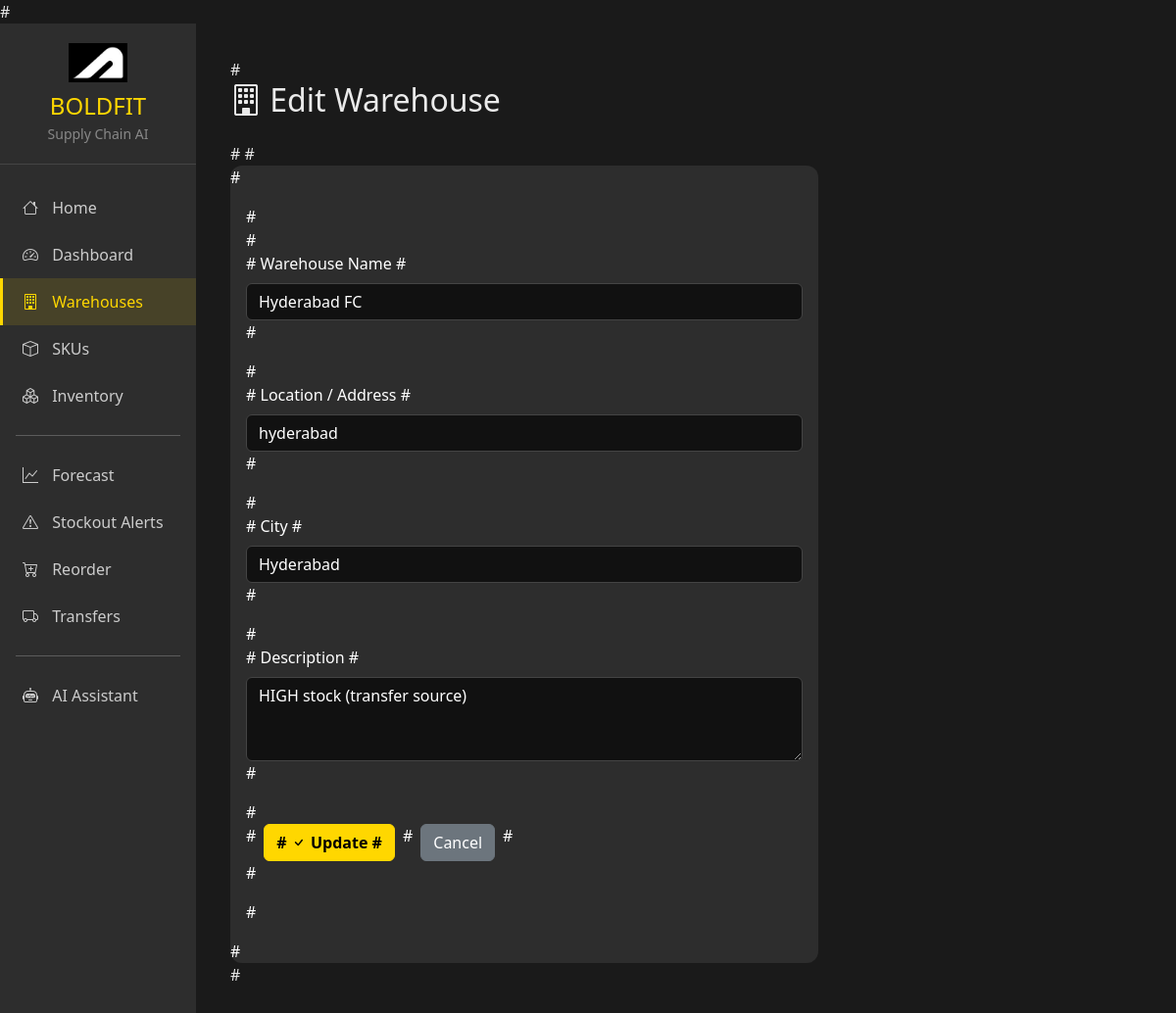
Page /warehouses/edit/1 on the committed database.
### app/models/warehouse.py (models this page shows, shortened)
class Warehouse(db.Model):
    __tablename__ = "warehouse"
    id = db.Column(db.Integer, primary_key=True)
    name = db.Column(db.String(100), nullable=False)
    location = db.Column(db.String(100), nullable=False)
    city = db.Column(db.String(50), nullable=False)
    description = db.Column(db.Text)
    is_active = db.Column(db.Boolean, default=True)
    inventory = db.relationship("Inventory", backref="warehouse", lazy=True)
    order_history = db.relationship("OrderHistory", backref="warehouse", lazy=True)
    transfers_from = db.relationship(
        "Transfer",
        foreign_keys="Transfer.from_warehouse_id",
        backref="from_warehouse",
        lazy=True,
    )
    transfers_to = db.relationship(
        "Transfer",
        foreign_keys="Transfer.to_warehouse_id",
        backref="to_warehouse",
        lazy=True,
    )

### app/routes/warehouse_routes.py (the view, shortened to what this page needs)
@warehouse_bp.route("/edit/<int:id>", methods=["GET", "POST"])
def edit_warehouse(id):
    warehouse = Warehouse.query.get_or_404(id)
    return render_template("edit_warehouse.html", warehouse=warehouse)

### app/templates/edit_warehouse.html (shortened to what this page needs)
# {% extends "base.html" %} # #  # # {% block content %} #
<h2 class="mb-4"><i class="bi bi-building"></i> Edit Warehouse</h2>
# #
<div class="card" style="max-width: 600px">
  #
  <div class="card-body">
    #
    <form method="POST">
      #
      <div class="mb-3">
        # <label class="form-label">Warehouse Name</label> #
        <input
          type="text"
          class="form-control"
          name="name"
          #
          value="{{ warehouse.name }}"
          required
        />
        #
      </div>
      #
      <div class="mb-3">
        # <label class="form-label">Location / Address</label> #
        <input
          type="text"
          class="form-control"
          name="location"
          #
          value="{{ warehouse.location }}"
          required
        />
        #
      </div>
      #
      <div class="mb-3">
        # <label class="form-label">City</label> #
        <input
          type="text"
          class="form-control"
          name="city"
          #
          value="{{ warehouse.city }}"
          required
        />
        #
      </div>
      #
      <div class="mb-3">
        # <label class="form-label">Description</label> #
        <textarea class="form-control" name="description" # rows="3">
{{ warehouse.description or '' }}</textarea
        >
        #
      </div>
      #
      <div class="d-flex gap-2">
        #
        <button type="submit" class="btn btn-primary">
          # <i class="bi bi-check"></i> Update #
        </button>
        # <a href="/warehouses" class="btn btn-secondary">Cancel</a> #
      </div>
      #
    </form>
    #
  </div>
  #
</div>
# {% endblock %}

### app/templates/base.html (style rules this page uses)
:root { --bs-body-color: #ffffff !important; --bs-body-bg: #1a1a1a !important; --boldfit-black: #1a1a1a; --boldfit-yellow: #ffd700; --boldfit-yellow-dark: #e6c200; --boldfit-gray: #2d2d2d; --boldfit-light-gray: #3c3c3c; --boldfit-text: #eaeaea; --boldfit-heading: #ffffff; }
body { background: var(--boldfit-black) !important; color: var(--boldfit-text) !important; font-family: "Segoe UI", system-ui, sans-serif; }
.card { background: var(--boldfit-gray); border: none; border-radius: 12px; color: #fff; }
.btn-primary { background: var(--boldfit-yellow); border-color: var(--boldfit-yellow); color: #000; font-weight: 600; }
.form-control, .form-select { background: #111 !important; border-color: #444 !important; color: #fff !important; }

### rows in the picture
Warehouse: name "Hyderabad FC", location "hyderabad", city "Hyderabad", description "HIGH stock (transfer source)"
